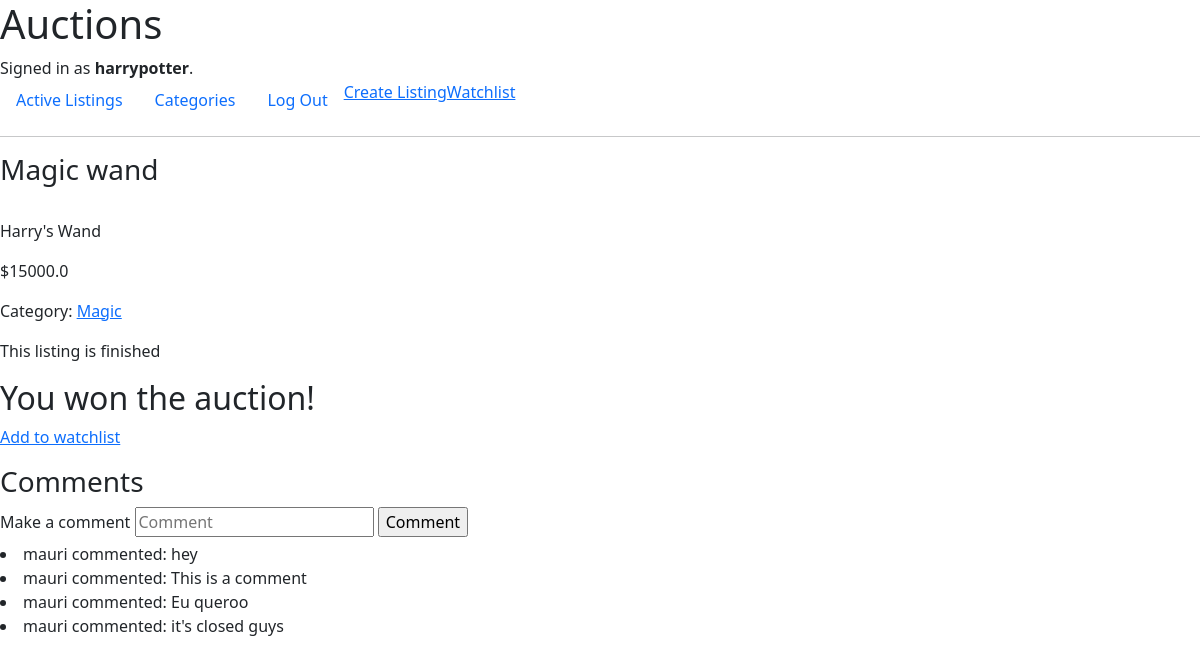
Screenshot of /listing/19 (signed in) with the database file from the repository.
### auctions/models.py (models this page shows, shortened)
class User(AbstractUser):
    pass

class AuctionListing(models.Model):
    user = models.ForeignKey(User, on_delete=models.CASCADE)
    title = models.CharField(max_length=64)
    description = models.CharField(max_length=255)
    starting_bid = models.FloatField()
    imageUrl = models.CharField(null=True, blank=True, max_length=500)
    date = models.DateTimeField(auto_now_add=True)
    watchlist = models.ManyToManyField(User, blank=True, related_name="watchlist")
    category = models.ForeignKey(Category, blank=True, null=True, on_delete=models.CASCADE, related_name="listings")
    isActive = models.BooleanField(default=True)
    winner = models.ForeignKey(User, blank=True, null=True, on_delete=models.CASCADE, related_name="winner")
    numberOfBids = models.IntegerField()

class Bid(models.Model):
    user = models.ForeignKey(User, on_delete=models.CASCADE)
    amount = models.FloatField()
    listing = models.ForeignKey(AuctionListing, on_delete=models.CASCADE, related_name="bids")

class Category(models.Model):
    name = models.CharField(max_length=64)
    imageUrl = models.CharField(max_length=10000, null=True, blank=True)
    def __str__(self):
        return f"{self.name}"

class Comment(models.Model):
    user = models.ForeignKey(User, on_delete=models.CASCADE)
    comment = models.CharField(max_length=255)
    listing = models.ForeignKey(AuctionListing,blank=True, null=True, on_delete=models.CASCADE, related_name="comments")
    date = models.DateTimeField(auto_now_add=True)

### auctions/views.py (the view)
# urls.py: path("listing/<str:id>", views.listing, name="listing"),
def listing(request, id):
    auction = AuctionListing.objects.get(id=id)
    isListingInWatchlist = request.user in auction.watchlist.all()
    return render(request, "auctions/listing.html", {
        "auction": auction,
        "isListingInWatchlist": isListingInWatchlist,
        "comments": Comment.objects.filter(listing=auction),
        "currentBid": auction.bids.all().order_by('amount').last()
    })

### auctions/templates/auctions/listing.html (shortened to what this page needs)
{% extends "auctions/layout.html" %}
{% block body %}
    <h3>{{ auction.title }}</h3>
    <p>{{ auction.description }}</p>
    <p>${{ currentBid.amount }}</p>
    {% if auction.category %}
        <p>Category: <a href="{% url 'category' categoryId=auction.category.id %}">{{ auction.category }}</a> </p>
    {% endif %}
    {% if auction.isActive %}
        <p>{{ auction.numberOfBids }} bid(s) so far. {% if currentBid.user == user %}Your bid is the current bid. {% endif%} </p>
        <form action="{% url 'placebid' %}" method="post">
            {% csrf_token %}
            <input type="number" placeholder="Bid" name="bid"> <br>
            <input type="hidden" name="id" value="{{ auction.id }}">
            <input type="submit" value="Place Bid">
        </form>
        <p></p>
    {% else %}
        <p>This listing is finished</p>
        {% if auction.winner%}
            {% if auction.winner == user %}
                <h2>You won the auction!</h2>
            {% endif %}
        {% endif %}
    {% endif %}
    {% if user.is_authenticated %}
        {% if isListingInWatchlist %}
            <a href="{% url 'removeWatchlist' auctionid=auction.id %}">Remove from watchlist</a>
        {% else %}
            <a href="{% url 'addWatchlist' auctionid=auction.id %}">Add to watchlist</a>
        {% endif %}
    {% endif %}
    <h3>Comments</h3>
    {% if user.is_authenticated %}
        <form action="{% url 'comment' %}" method="post">
            <label for="comment">Make a comment</label>
            <input type="text" name="comment" placeholder="Comment">
            <input type="submit" value="Comment">
        </form>
    {% endif %}
    {% for comment in comments %}
        <li>{{ comment.user }} commented:  {{ comment.comment }}</li>
    {% endfor %}
{% endblock %}

### auctions/templates/auctions/layout.html (shortened to what this page needs)
{% load static %}
<!DOCTYPE html>
<html lang="en">
    <head>
        <link rel="stylesheet" href="https://stackpath.bootstrapcdn.com/bootstrap/4.4.1/css/bootstrap.min.css">
        <link href="https://cdn.jsdelivr.net/npm/bootstrap@5.3.3/dist/css/bootstrap.min.css" rel="stylesheet">
    </head>
    <body>
        <h1>Auctions</h1>
        <div>
            {% if user.is_authenticated %}
                Signed in as <strong>{{ user.username }}</strong>.
            {% else %}
                Not signed in.
            {% endif %}
        </div>
        <ul class="nav">
            <li class="nav-item">
                <a class="nav-link" href="{% url 'index' %}">Active Listings</a>
            </li>
            <li class="nav-item">
                <a class="nav-link" href="{% url 'displayCategories' %}">Categories</a>
            </li>
            {% if user.is_authenticated %}
                <li class="nav-item">
                    <a class="nav-link" href="{% url 'logout' %}">Log Out</a>
                </li>
                <li class="nav-item">
                    <a href="{% url 'createlisting' %}">Create Listing</a>
                </li>
                <li class="nav-item">
                    <a href="{% url 'watchlist' %}">Watchlist</a>
                </li>
            {% endif %}
        </ul>
        <hr>
        {% block body %}
        {% endblock %}
    </body>
</html>

### rows the page displays
User: username "harrypotter"
AuctionListing: title "Magic wand", description "Harry's Wand", category "Magic"
Bid: amount "15000.0"
Comment: user "mauri", comment "hey"
Comment: user "mauri", comment "This is a comment"
Comment: user "mauri", comment "Eu queroo"
Comment: user "mauri", comment "it's closed guys"
